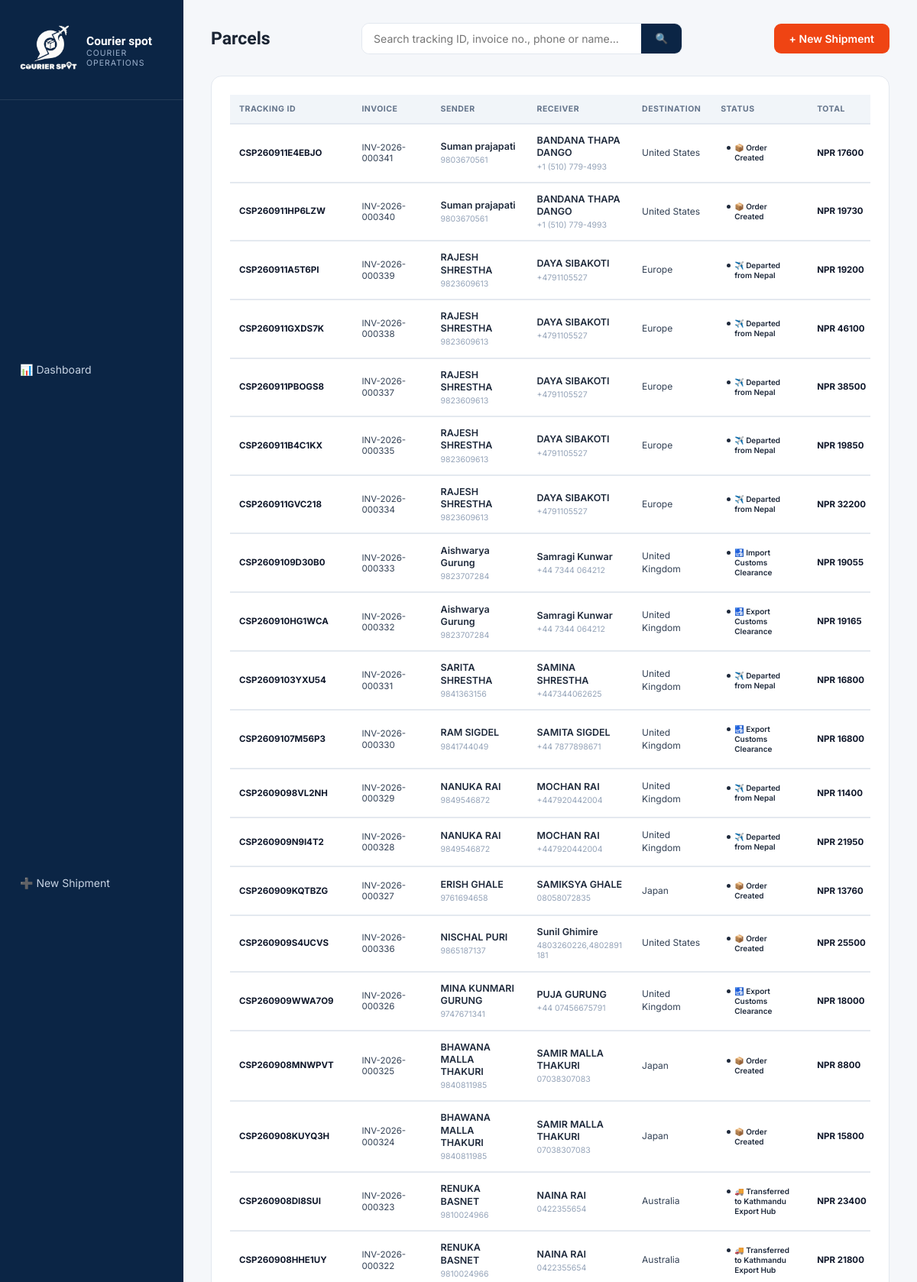
Page /panel/parcels/ (signed in, upper part) on the committed database.
### tracking/models.py (models this page shows, shortened)
class Parcel(models.Model):
    class Status(models.TextChoices):
        ORDER_CREATED = 'ORDER_CREATED', '📦 Order Created'
        COLLECTED = 'COLLECTED', '✅ Parcel Collected'
        RECEIVED_BRANCH = 'RECEIVED_BRANCH', '🏢 Received at Courier Spot Branch'
        PROCESSED = 'PROCESSED', '📋 Shipment Processed'
        TRANSFERRED_HUB = 'TRANSFERRED_HUB', '🚚 Transferred to Kathmandu Export Hub'
        EXPORT_CUSTOMS = 'EXPORT_CUSTOMS', '🛃 Export Customs Clearance'
        DEPARTED = 'DEPARTED', '✈️ Departed from Nepal'
        IN_TRANSIT = 'IN_TRANSIT', '🌍 In Transit'
        ARRIVED_DEST = 'ARRIVED_DEST', 'Arrived at Destination Country'
        IMPORT_CUSTOMS = 'IMPORT_CUSTOMS', '🛃 Import Customs Clearance'
        TRANSFERRED_LOCAL = 'TRANSFERRED_LOCAL', '🚛 Transferred to Local Delivery Partner'
        OUT_FOR_DELIVERY = 'OUT_FOR_DELIVERY', '🚚 Out for Delivery'
        DELIVERED = 'DELIVERED', '✅ Delivered'
        CANCELLED = 'CANCELLED', 'Cancelled'
    CARRIERS = [('FEDEX', 'FedEx'), ('DHL', 'DHL Express'), ('ARAMEX', 'Aramex'),
                 ('DPD', 'DPD'),('UPS', 'UPS'),('LHR', 'LHR'),('AMS', 'AMS'),]
    tracking_id = models.CharField(max_length=20, unique=True, editable=False)
    branch = models.ForeignKey('operations.Branch', on_delete=models.PROTECT, related_name='parcels')
    sender_name = models.CharField(max_length=120)
    sender_phone = models.CharField(max_length=20)
    sender_address = models.CharField(max_length=255)
    sender_email = models.EmailField(blank=True)
    receiver_name = models.CharField(max_length=120)
    receiver_phone = models.CharField(max_length=30)
    receiver_address = models.CharField(max_length=255)
    destination_country = models.CharField(max_length=80)
    receiver_email = models.EmailField(blank=True)
    status = models.CharField(max_length=20, choices=Status.choices, default=Status.ORDER_CREATED)
    carrier = models.CharField(max_length=10, choices=CARRIERS, blank=True)
    carrier_tracking_no = models.CharField(max_length=60, blank=True)
    qr_code = models.ImageField(upload_to='qr/', blank=True)
    created_by = models.ForeignKey(settings.AUTH_USER_MODEL, on_delete=models.PROTECT)
    created_at = models.DateTimeField(auto_now_add=True)
    is_draft = models.BooleanField(default=False)
    draft_customs_tax = models.DecimalField(max_digits=12, decimal_places=2,
                                            null=True, blank=True)
    class Meta:
        ordering = ['-created_at']

### operations/models.py (models this page shows, shortened)
class Invoice(models.Model):
    parcel = models.OneToOneField('tracking.Parcel', on_delete=models.PROTECT, related_name='invoice')
    invoice_no = models.CharField(max_length=20, unique=True)
    branch = models.ForeignKey(Branch, on_delete=models.PROTECT, related_name='invoices')
    total_weight = models.DecimalField(max_digits=10, decimal_places=2)
    rate_per_kg = models.DecimalField(max_digits=12, decimal_places=2, null=True, blank=True)  # legacy, no longer set — boxes have their own rate now
    weight_charge = models.DecimalField(max_digits=12, decimal_places=2)
    additional_charges_total = models.DecimalField(max_digits=12, decimal_places=2, default=Decimal('0.00'))
    customs_tax = models.DecimalField(max_digits=12, decimal_places=2, default=CUSTOMS_TAX)
    grand_total = models.DecimalField(max_digits=12, decimal_places=2)
    created_by = models.ForeignKey(settings.AUTH_USER_MODEL, on_delete=models.PROTECT)
    created_at = models.DateTimeField(auto_now_add=True)
    class Meta:
        ordering = ['-created_at']

### operations/views.py (the view, shortened to what this page needs)
# urls.py: path('panel/parcels/', ops.parcel_list, name='parcel_list'),
@panel_required
def parcel_list(request):
    q = request.GET.get('q', '').strip()
    parcels = branch_scope(
        Parcel.objects
        .filter(is_draft=False)
        .select_related('branch', 'invoice'),
        request.user
    )
    parcels = parcels.order_by('-created_at')
    paginator = Paginator(parcels, 100)
    page_number = request.GET.get('page')
    page_obj = paginator.get_page(page_number)
    return render(
        request,
        'panel/parcel_list.html',
        {
            'parcels': page_obj,
            'q': q,
        }
    )

### accounts/models.py (called while the page is built)
    @property
    def is_owner(self):
        return self.role == self.Roles.SUPERADMIN

    @property
    def is_panel_user(self):
        return self.role in (self.Roles.SUPERADMIN, self.Roles.BRANCH_ADMIN, self.Roles.STAFF)

### operations/views.py (called while the page is built)
def panel_required(view):
    @wraps(view)
    @login_required
    def wrapper(request, *a, **kw):
        if not request.user.is_panel_user:
            return HttpResponseForbidden('Staff panel access only.')
        return view(request, *a, **kw)
    return wrapper

def branch_scope(qs, user):
    return qs if user.is_owner else qs.filter(branch=user.branch)

### templates/panel/parcel_list.html (shortened to what this page needs)
{% extends "panel/base_panel.html" %}
{% block content %}
<div class="topbar">
    <h1>Parcels</h1>
    <form method="get">
        <div class="search">
            <input
                type="text"
                name="q"
                value="{{ q }}"
                placeholder="Search tracking ID, invoice no., phone or name..."
            >
            <button type="submit">
                🔍
            </button>
        </div>
    </form>
    <a
        class="btn"
        href="{% url 'shipment_create' %}"
    >
        + New Shipment
    </a>
</div>
<div class="card">
    <div class="parcel-table-wrapper">
        <table class="parcel-table">
            <thead>
                <tr>
                    <th>TRACKING ID</th>
                    <th>INVOICE</th>
                    <th>SENDER</th>
                    <th>RECEIVER</th>
                    <th>DESTINATION</th>
                    <th>STATUS</th>
                    <th>TOTAL</th>
                </tr>
            </thead>
            <tbody>
                {% for p in parcels %}
                <tr
                    class="parcel-row"
                    onclick="location='{% url 'parcel_detail' p.pk %}'"
                    style="cursor: pointer;"
                >
                    <td>
                        <span class="tracking-id">
                            {{ p.tracking_id }}
                        </span>
                    </td>
                    <td>
                        {% if p.invoice %}
                            <span class="invoice-no">
                                {{ p.invoice.invoice_no }}
                            </span>
                        {% else %}
                            —
                        {% endif %}
                    </td>
                    <td>
                        <span class="person-name">
                            {{ p.sender_name }}
                        </span>
                        <span class="person-phone">
                            {{ p.sender_phone }}
                        </span>
                    </td>
                    <td>
                        <span class="person-name">
                            {{ p.receiver_name }}
                        </span>
                        <span class="person-phone">
                            {{ p.receiver_phone }}
                        </span>
                    </td>
                    <td>
                        <span class="destination">
                            {{ p.destination_country }}
                        </span>
                    </td>
                    <td class="status-cell">
                        <span class="parcel-status">
                            <span class="status-dot"></span>
                            <span class="parcel-status-text">
                                {{ p.get_status_display }}
                            </span>
                        </span>
                    </td>
                    <td>
                        {% if p.invoice %}
                            <span class="parcel-total">
                                NPR {{ p.invoice.grand_total|floatformat:0 }}
                            </span>
                        {% else %}
                            —
                        {% endif %}
                    </td>
                </tr>
                {% endfor %}
            </tbody>
        </table>
    </div>
</div>
{% endblock %}

### templates/panel/base_panel.html (style rules this page uses)
:root { --navy:#0B2545;--navy-2:#13315C;--crimson:#EF4413;--crimson-2:#F76B3F;--gold:#F2A900; --bg:#F5F7FA;--card:#FFFFFF;--border:#E3E8EF;--text:#1A2433;--muted:#64748B }
* { margin:0;padding:0;box-sizing:border-box }
body { font-family:'Inter',sans-serif;background:var(--bg);color:var(--text);display:flex;min-height:100vh }
a { text-decoration:none;color:inherit }
h1,h2,h3 { font-family:'Sora',sans-serif }
.topbar { display:flex;justify-content:space-between;align-items:center;margin-bottom:28px;gap:18px;flex-wrap:wrap }
.topbar h1 { font-size:23px }
.topbar form { flex:1;max-width:420px }
.search { display:flex;background:var(--card);border:1px solid var(--border);border-radius:10px;overflow:hidden }
.search input { flex:1;border:none;outline:none;padding:11px 15px;font-size:14px;font-family:inherit }
.search button { border:none;background:var(--navy);color:#fff;padding:0 18px;cursor:pointer }
.btn { display:inline-flex;align-items:center;gap:8px;background:var(--crimson);color:#fff;border:none;padding:11px 20px;border-radius:9px;font-weight:600;font-size:14px;cursor:pointer;font-family:inherit;transition:background .2s,transform .2s }
.card { background:var(--card);border:1px solid var(--border);border-radius:14px;padding:24px;margin-bottom:24px }
table { width:100%;border-collapse:collapse;font-size:14px }
th { text-align:left;padding:11px 14px;background:#F1F5F9;color:var(--muted);font-size:12px;letter-spacing:.6px;font-weight:600 }
td { padding:12px 14px;border-top:1px solid var(--border) }
input,select,textarea { width:100%;border:1px solid var(--border);border-radius:9px;padding:10.5px 13px;font-size:14px;font-family:inherit;outline:none;background:#fff }

### templates/panel/parcel_list.html (style rules this page uses)
.parcel-table-wrapper { width: 100%; overflow-x: auto; }
.parcel-table { width: 100%; min-width: 1100px; border-collapse: separate; border-spacing: 0; table-layout: fixed; }
.parcel-table th { padding: 12px 12px; background: #F1F5F9; color: #64748B; font-size: 10.5px; font-weight: 700; letter-spacing: 0.5px; text-align: left; white-space: nowrap; border-bottom: 1px solid #E2E8F0; }
.parcel-table td { padding: 13px 12px; vertical-align: middle; font-size: 12.5px; line-height: 1.35; color: #1E293B; border-bottom: 1px solid #E5EAF0; overflow-wrap: break-word; word-break: normal; }
.parcel-row { transition: background 0.15s ease; }
.parcel-table th:nth-child(1), .parcel-table td:nth-child(1) { width: 14%; }
.parcel-table th:nth-child(2), .parcel-table td:nth-child(2) { width: 9%; }
.parcel-table th:nth-child(3), .parcel-table td:nth-child(3) { width: 11%; }
.parcel-table th:nth-child(4), .parcel-table td:nth-child(4) { width: 12%; }
.parcel-table th:nth-child(5), .parcel-table td:nth-child(5) { width: 9%; }
.parcel-table th:nth-child(6), .parcel-table td:nth-child(6) { width: 11%; }
.parcel-table th:nth-child(7), .parcel-table td:nth-child(7) { width: 8%; }
.tracking-id { display: block; font-size: 11.5px; font-weight: 700; color: #0F172A; line-height: 1.3; overflow-wrap: anywhere; }
.invoice-no { display: block; font-size: 11.5px; color: #334155; line-height: 1.25; overflow-wrap: anywhere; }
.person-name { display: block; font-size: 12.5px; font-weight: 600; color: #1E293B; line-height: 1.3; }
.person-phone { display: block; margin-top: 3px; font-size: 10.5px; color: #94A3B8; line-height: 1.25; }
.destination { font-size: 12px; color: #334155; line-height: 1.3; }
.status-cell { width: 100%; overflow: hidden; }
.parcel-status { display: flex; align-items: flex-start; gap: 5px; width: fit-content; max-width: 100%; padding: 5px 8px; border-radius: 7px; font-size: 10px; font-weight: 600; line-height: 1.3; box-sizing: border-box; white-space: normal; overflow-wrap: anywhere; word-break: normal; }
.parcel-status-text { min-width: 0; overflow-wrap: anywhere; }
.status-dot { width: 5px; height: 5px; min-width: 5px; margin-top: 4px; border-radius: 50%; background: currentColor; }
.parcel-total { display: block; font-size: 11.5px; font-weight: 700; color: #0F172A; line-height: 1.3; white-space: nowrap; }

### rows in the picture
Parcel: tracking_id "CSP260911E4EBJO", invoice.invoice_no "INV-2026-000341", sender_name "Suman prajapati", sender_phone "9803670561", receiver_name "BANDANA THAPA DANGO", receiver_phone "+1 (510) 779-4993", destination_country "United States", status "📦 Order Created", invoice.grand_total "17600"
Parcel: tracking_id "CSP260911HP6LZW", invoice.invoice_no "INV-2026-000340", sender_name "Suman prajapati", sender_phone "9803670561", receiver_name "BANDANA THAPA DANGO", receiver_phone "+1 (510) 779-4993", destination_country "United States", status "📦 Order Created", invoice.grand_total "19730"
Parcel: tracking_id "CSP260911A5T6PI", invoice.invoice_no "INV-2026-000339", sender_name "RAJESH SHRESTHA", sender_phone "9823609613", receiver_name "DAYA SIBAKOTI", receiver_phone "+4791105527", destination_country "Europe", status "✈️ Departed from Nepal", invoice.grand_total "19200"
Parcel: tracking_id "CSP260911GXDS7K", invoice.invoice_no "INV-2026-000338", sender_name "RAJESH SHRESTHA", sender_phone "9823609613", receiver_name "DAYA SIBAKOTI", receiver_phone "+4791105527", destination_country "Europe", status "✈️ Departed from Nepal", invoice.grand_total "46100"
Parcel: tracking_id "CSP260911PBOGS8", invoice.invoice_no "INV-2026-000337", sender_name "RAJESH SHRESTHA", sender_phone "9823609613", receiver_name "DAYA SIBAKOTI", receiver_phone "+4791105527", destination_country "Europe", status "✈️ Departed from Nepal", invoice.grand_total "38500"
Parcel: tracking_id "CSP260911B4C1KX", invoice.invoice_no "INV-2026-000335", sender_name "RAJESH SHRESTHA", sender_phone "9823609613", receiver_name "DAYA SIBAKOTI", receiver_phone "+4791105527", destination_country "Europe", status "✈️ Departed from Nepal", invoice.grand_total "19850"
Parcel: tracking_id "CSP260911GVC218", invoice.invoice_no "INV-2026-000334", sender_name "RAJESH SHRESTHA", sender_phone "9823609613", receiver_name "DAYA SIBAKOTI", receiver_phone "+4791105527", destination_country "Europe", status "✈️ Departed from Nepal", invoice.grand_total "32200"
Parcel: tracking_id "CSP2609109D30B0", invoice.invoice_no "INV-2026-000333", sender_name "Aishwarya Gurung", sender_phone "9823707284", receiver_name "Samragi Kunwar", receiver_phone "+44 7344 064212", destination_country "United Kingdom", status "🛃 Import Customs Clearance", invoice.grand_total "19055"
Parcel: tracking_id "CSP260910HG1WCA", invoice.invoice_no "INV-2026-000332", sender_name "Aishwarya Gurung", sender_phone "9823707284", receiver_name "Samragi Kunwar", receiver_phone "+44 7344 064212", destination_country "United Kingdom", status "🛃 Export Customs Clearance", invoice.grand_total "19165"
Parcel: tracking_id "CSP2609103YXU54", invoice.invoice_no "INV-2026-000331", sender_name "SARITA SHRESTHA", sender_phone "9841363156", receiver_name "SAMINA SHRESTHA", receiver_phone "+447344062625", destination_country "United Kingdom", status "✈️ Departed from Nepal", invoice.grand_total "16800"
Parcel: tracking_id "CSP2609107M56P3", invoice.invoice_no "INV-2026-000330", sender_name "RAM SIGDEL", sender_phone "9841744049", receiver_name "SAMITA SIGDEL", receiver_phone "+44 7877898671", destination_country "United Kingdom", status "🛃 Export Customs Clearance", invoice.grand_total "16800"
Parcel: tracking_id "CSP2609098VL2NH", invoice.invoice_no "INV-2026-000329", sender_name "NANUKA RAI", sender_phone "9849546872", receiver_name "MOCHAN RAI", receiver_phone "+447920442004", destination_country "United Kingdom", status "✈️ Departed from Nepal", invoice.grand_total "11400"
Parcel: tracking_id "CSP260909N9I4T2", invoice.invoice_no "INV-2026-000328", sender_name "NANUKA RAI", sender_phone "9849546872", receiver_name "MOCHAN RAI", receiver_phone "+447920442004", destination_country "United Kingdom", status "✈️ Departed from Nepal", invoice.grand_total "21950"
Parcel: tracking_id "CSP260909KQTBZG", invoice.invoice_no "INV-2026-000327", sender_name "ERISH GHALE", sender_phone "9761694658", receiver_name "SAMIKSYA GHALE", receiver_phone "08058072835", destination_country "Japan", status "📦 Order Created", invoice.grand_total "13760"
Parcel: tracking_id "CSP260909S4UCVS", invoice.invoice_no "INV-2026-000336", sender_name "NISCHAL PURI", sender_phone "9865187137", receiver_name "Sunil Ghimire", receiver_phone "4803260226,4802891181", destination_country "United States", status "📦 Order Created", invoice.grand_total "25500"
Parcel: tracking_id "CSP260909WWA7O9", invoice.invoice_no "INV-2026-000326", sender_name "MINA KUNMARI GURUNG", sender_phone "9747671341", receiver_name "PUJA GURUNG", receiver_phone "+44 07456675791", destination_country "United Kingdom", status "🛃 Export Customs Clearance", invoice.grand_total "18000"
Parcel: tracking_id "CSP260908MNWPVT", invoice.invoice_no "INV-2026-000325", sender_name "BHAWANA MALLA THAKURI", sender_phone "9840811985", receiver_name "SAMIR MALLA THAKURI", receiver_phone "07038307083", destination_country "Japan", status "📦 Order Created", invoice.grand_total "8800"
Parcel: tracking_id "CSP260908KUYQ3H", invoice.invoice_no "INV-2026-000324", sender_name "BHAWANA MALLA THAKURI", sender_phone "9840811985", receiver_name "SAMIR MALLA THAKURI", receiver_phone "07038307083", destination_country "Japan", status "📦 Order Created", invoice.grand_total "15800"
Parcel: tracking_id "CSP260908DI8SUI", invoice.invoice_no "INV-2026-000323", sender_name "RENUKA BASNET", sender_phone "9810024966", receiver_name "NAINA RAI", receiver_phone "0422355654", destination_country "Australia", status "🚚 Transferred to Kathmandu Export Hub", invoice.grand_total "23400"
Parcel: tracking_id "CSP260908HHE1UY", invoice.invoice_no "INV-2026-000322", sender_name "RENUKA BASNET", sender_phone "9810024966", receiver_name "NAINA RAI", receiver_phone "0422355654", destination_country "Australia", status "🚚 Transferred to Kathmandu Export Hub", invoice.grand_total "21800"
